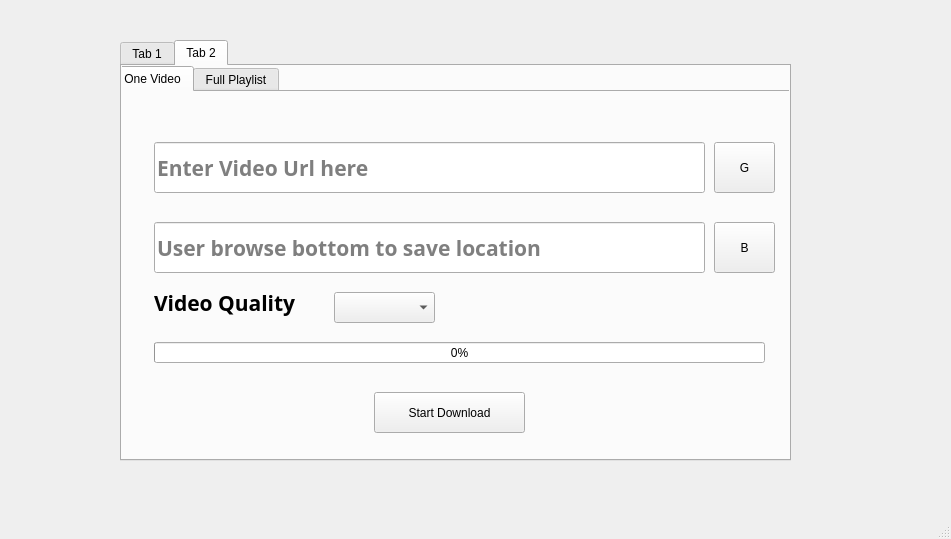
<?xml version="1.0" encoding="UTF-8"?>
<ui version="4.0">
 <class>MainWindow</class>
 <widget class="QMainWindow" name="MainWindow">
  <property name="geometry">
   <rect>
    <x>0</x>
    <y>0</y>
    <width>951</width>
    <height>539</height>
   </rect>
  </property>
  <property name="windowTitle">
   <string>MainWindow</string>
  </property>
  <widget class="QWidget" name="centralwidget">
   <widget class="QTabWidget" name="tabWidget_2">
    <property name="geometry">
     <rect>
      <x>120</x>
      <y>40</y>
      <width>671</width>
      <height>421</height>
     </rect>
    </property>
    <property name="currentIndex">
     <number>1</number>
    </property>
    <widget class="QWidget" name="tab_5">
     <attribute name="title">
      <string>Tab 1</string>
     </attribute>
     <widget class="QLineEdit" name="lineEdit_7">
      <property name="geometry">
       <rect>
        <x>40</x>
        <y>81</y>
        <width>471</width>
        <height>41</height>
       </rect>
      </property>
      <property name="font">
       <font>
        <family>Bodoni MT</family>
        <pointsize>10</pointsize>
        <italic>true</italic>
       </font>
      </property>
      <property name="placeholderText">
       <string>Enter Download link here</string>
      </property>
     </widget>
     <widget class="QLineEdit" name="lineEdit_8">
      <property name="geometry">
       <rect>
        <x>40</x>
        <y>150</y>
        <width>391</width>
        <height>41</height>
       </rect>
      </property>
      <property name="font">
       <font>
        <family>Bodoni MT</family>
        <pointsize>10</pointsize>
        <italic>true</italic>
       </font>
      </property>
      <property name="placeholderText">
       <string>use browse button to save location</string>
      </property>
     </widget>
     <widget class="QPushButton" name="pushButton_7">
      <property name="geometry">
       <rect>
        <x>440</x>
        <y>150</y>
        <width>71</width>
        <height>41</height>
       </rect>
      </property>
      <property name="text">
       <string>B</string>
      </property>
     </widget>
     <widget class="QProgressBar" name="progressBar_3">
      <property name="geometry">
       <rect>
        <x>40</x>
        <y>220</y>
        <width>511</width>
        <height>31</height>
       </rect>
      </property>
      <property name="value">
       <number>0</number>
      </property>
      <property name="orientation">
       <enum>Qt::Horizontal</enum>
      </property>
      <property name="invertedAppearance">
       <bool>false</bool>
      </property>
      <property name="textDirection">
       <enum>QProgressBar::TopToBottom</enum>
      </property>
     </widget>
     <widget class="QPushButton" name="pushButton_8">
      <property name="geometry">
       <rect>
        <x>210</x>
        <y>290</y>
        <width>121</width>
        <height>41</height>
       </rect>
      </property>
      <property name="text">
       <string>Download</string>
      </property>
     </widget>
    </widget>
    <widget class="QWidget" name="tab_6">
     <attribute name="title">
      <string>Tab 2</string>
     </attribute>
     <widget class="QTabWidget" name="tabWidget">
      <property name="geometry">
       <rect>
        <x>-10</x>
        <y>0</y>
        <width>711</width>
        <height>401</height>
       </rect>
      </property>
      <property name="minimumSize">
       <size>
        <width>641</width>
        <height>331</height>
       </size>
      </property>
      <property name="toolTip">
       <string>&lt;html&gt;&lt;head/&gt;&lt;body&gt;&lt;p align=&quot;center&quot;&gt;&lt;br/&gt;&lt;/p&gt;&lt;/body&gt;&lt;/html&gt;</string>
      </property>
      <property name="currentIndex">
       <number>0</number>
      </property>
      <widget class="QWidget" name="tab_3">
       <attribute name="title">
        <string>One Video</string>
       </attribute>
       <widget class="QLineEdit" name="lineEdit_9">
        <property name="geometry">
         <rect>
          <x>40</x>
          <y>50</y>
          <width>551</width>
          <height>51</height>
         </rect>
        </property>
        <property name="font">
         <font>
          <family>Calisto MT</family>
          <pointsize>16</pointsize>
          <weight>75</weight>
          <bold>true</bold>
         </font>
        </property>
        <property name="placeholderText">
         <string>Enter Video Url here</string>
        </property>
       </widget>
       <widget class="QLineEdit" name="lineEdit_10">
        <property name="geometry">
         <rect>
          <x>40</x>
          <y>130</y>
          <width>551</width>
          <height>51</height>
         </rect>
        </property>
        <property name="font">
         <font>
          <family>Calisto MT</family>
          <pointsize>16</pointsize>
          <weight>75</weight>
          <italic>false</italic>
          <bold>true</bold>
         </font>
        </property>
        <property name="placeholderText">
         <string>User browse bottom to save location</string>
        </property>
       </widget>
       <widget class="QProgressBar" name="progressBar_4">
        <property name="geometry">
         <rect>
          <x>40</x>
          <y>250</y>
          <width>611</width>
          <height>21</height>
         </rect>
        </property>
        <property name="value">
         <number>0</number>
        </property>
        <property name="orientation">
         <enum>Qt::Horizontal</enum>
        </property>
        <property name="invertedAppearance">
         <bool>false</bool>
        </property>
        <property name="textDirection">
         <enum>QProgressBar::TopToBottom</enum>
        </property>
       </widget>
       <widget class="QPushButton" name="pushButton_9">
        <property name="geometry">
         <rect>
          <x>600</x>
          <y>130</y>
          <width>61</width>
          <height>51</height>
         </rect>
        </property>
        <property name="text">
         <string>B</string>
        </property>
       </widget>
       <widget class="QPushButton" name="pushButton_10">
        <property name="geometry">
         <rect>
          <x>260</x>
          <y>300</y>
          <width>151</width>
          <height>41</height>
         </rect>
        </property>
        <property name="text">
         <string>Start Download</string>
        </property>
       </widget>
       <widget class="QLabel" name="label">
        <property name="geometry">
         <rect>
          <x>40</x>
          <y>190</y>
          <width>181</width>
          <height>41</height>
         </rect>
        </property>
        <property name="font">
         <font>
          <family>Calisto MT</family>
          <pointsize>16</pointsize>
          <weight>75</weight>
          <bold>true</bold>
         </font>
        </property>
        <property name="text">
         <string>Video Quality</string>
        </property>
       </widget>
       <widget class="QComboBox" name="comboBox">
        <property name="geometry">
         <rect>
          <x>220</x>
          <y>200</y>
          <width>101</width>
          <height>31</height>
         </rect>
        </property>
       </widget>
       <widget class="QPushButton" name="pushButton_11">
        <property name="geometry">
         <rect>
          <x>600</x>
          <y>50</y>
          <width>61</width>
          <height>51</height>
         </rect>
        </property>
        <property name="text">
         <string>G</string>
        </property>
       </widget>
      </widget>
      <widget class="QWidget" name="tab_4">
       <attribute name="title">
        <string>Full Playlist</string>
       </attribute>
       <widget class="QLineEdit" name="lineEdit_11">
        <property name="geometry">
         <rect>
          <x>60</x>
          <y>30</y>
          <width>551</width>
          <height>51</height>
         </rect>
        </property>
        <property name="placeholderText">
         <string>Enter Video Url here</string>
        </property>
       </widget>
       <widget class="QLineEdit" name="lineEdit_12">
        <property name="geometry">
         <rect>
          <x>60</x>
          <y>100</y>
          <width>551</width>
          <height>51</height>
         </rect>
        </property>
        <property name="placeholderText">
         <string>User browse bottom to save location</string>
        </property>
       </widget>
       <widget class="QLabel" name="label_2">
        <property name="geometry">
         <rect>
          <x>60</x>
          <y>160</y>
          <width>91</width>
          <height>41</height>
         </rect>
        </property>
        <property name="text">
         <string>Video Quality</string>
        </property>
       </widget>
       <widget class="QComboBox" name="comboBox_2">
        <property name="geometry">
         <rect>
          <x>160</x>
          <y>170</y>
          <width>131</width>
          <height>22</height>
         </rect>
        </property>
       </widget>
       <widget class="QProgressBar" name="progressBar_5">
        <property name="geometry">
         <rect>
          <x>60</x>
          <y>290</y>
          <width>611</width>
          <height>21</height>
         </rect>
        </property>
        <property name="value">
         <number>0</number>
        </property>
        <property name="orientation">
         <enum>Qt::Horizontal</enum>
        </property>
        <property name="invertedAppearance">
         <bool>false</bool>
        </property>
        <property name="textDirection">
         <enum>QProgressBar::TopToBottom</enum>
        </property>
       </widget>
       <widget class="QPushButton" name="pushButton_12">
        <property name="geometry">
         <rect>
          <x>230</x>
          <y>320</y>
          <width>151</width>
          <height>41</height>
         </rect>
        </property>
        <property name="text">
         <string>Start Download</string>
        </property>
       </widget>
       <widget class="QLabel" name="label_3">
        <property name="geometry">
         <rect>
          <x>70</x>
          <y>230</y>
          <width>121</width>
          <height>16</height>
         </rect>
        </property>
        <property name="text">
         <string>The Current Video :</string>
        </property>
       </widget>
       <widget class="QLCDNumber" name="lcdNumber">
        <property name="geometry">
         <rect>
          <x>190</x>
          <y>230</y>
          <width>51</width>
          <height>23</height>
         </rect>
        </property>
       </widget>
       <widget class="QLabel" name="label_4">
        <property name="geometry">
         <rect>
          <x>290</x>
          <y>230</y>
          <width>141</width>
          <height>16</height>
         </rect>
        </property>
        <property name="text">
         <string>The Full Playlist Video :</string>
        </property>
       </widget>
       <widget class="QLCDNumber" name="lcdNumber_2">
        <property name="geometry">
         <rect>
          <x>430</x>
          <y>230</y>
          <width>51</width>
          <height>23</height>
         </rect>
        </property>
       </widget>
      </widget>
     </widget>
    </widget>
   </widget>
  </widget>
  <widget class="QMenuBar" name="menubar">
   <property name="geometry">
    <rect>
     <x>0</x>
     <y>0</y>
     <width>951</width>
     <height>26</height>
    </rect>
   </property>
  </widget>
  <widget class="QStatusBar" name="statusbar"/>
 </widget>
 <resources/>
 <connections/>
</ui>
